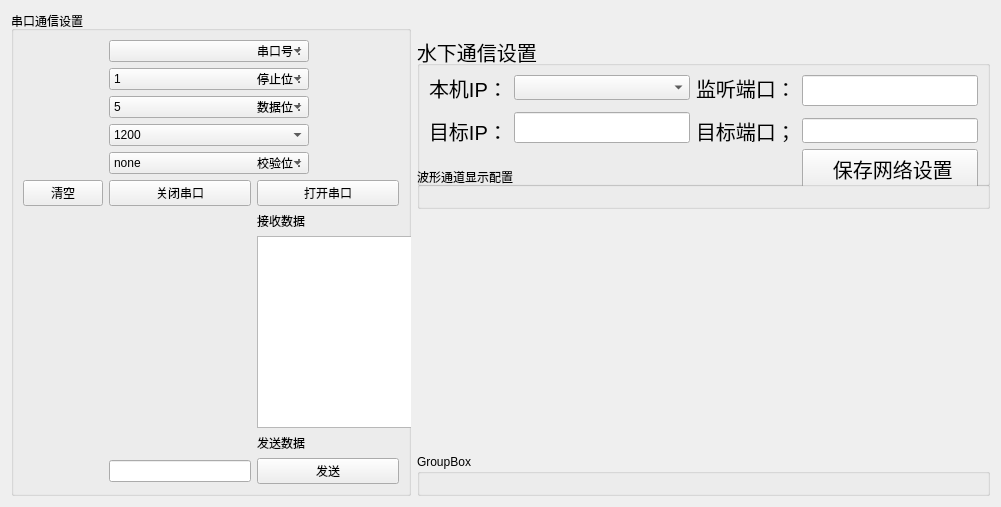
     <widget class="QWidget" name="tab_9">
      <attribute name="title">
       <string>系统设置</string>
      </attribute>
      <layout class="QGridLayout" name="gridLayout_4">
       <item row="7" column="1">
        <widget class="QGroupBox" name="groupBox_3">
         <property name="title">
          <string>GroupBox</string>
         </property>
        </widget>
       </item>
       <item row="0" column="1">
        <widget class="QGroupBox" name="send">
         <property name="minimumSize">
          <size>
           <width>0</width>
           <height>150</height>
          </size>
         </property>
         <property name="maximumSize">
          <size>
           <width>16777215</width>
           <height>100</height>
          </size>
         </property>
         <property name="font">
          <font>
           <pointsize>15</pointsize>
          </font>
         </property>
         <property name="layoutDirection">
          <enum>Qt::LeftToRight</enum>
         </property>
         <property name="title">
          <string>水下通信设置</string>
         </property>
         <layout class="QGridLayout" name="gridLayout_2">
          <item row="0" column="0">
           <widget class="QLabel" name="label">
            <property name="minimumSize">
             <size>
              <width>0</width>
              <height>0</height>
             </size>
            </property>
            <property name="text">
             <string>本机IP：</string>
            </property>
           </widget>
          </item>
          <item row="4" column="4">
           <widget class="QLineEdit" name="lineEdit_DestPort"/>
          </item>
          <item row="0" column="3">
           <widget class="QLabel" name="label_2">
            <property name="text">
             <string>监听端口：</string>
            </property>
           </widget>
          </item>
          <item row="5" column="4">
           <widget class="QPushButton" name="pbtSaveIP">
            <property name="minimumSize">
             <size>
              <width>0</width>
              <height>40</height>
             </size>
            </property>
            <property name="text">
             <string> 保存网络设置</string>
            </property>
           </widget>
          </item>
          <item row="0" column="4" rowspan="2">
           <widget class="QLineEdit" name="LineEditListening_Port"/>
          </item>
          <item row="4" column="3">
           <widget class="QLabel" name="labelDestPort">
            <property name="text">
             <string>目标端口；</string>
            </property>
           </widget>
          </item>
          <item row="4" column="0">
           <widget class="QLabel" name="label_DestIP">
            <property name="minimumSize">
             <size>
              <width>0</width>
              <height>0</height>
             </size>
            </property>
            <property name="text">
             <string>目标IP：</string>
            </property>
           </widget>
          </item>
          <item row="0" column="1" colspan="2">
           <widget class="QComboBox" name="cBox_IP_List"/>
          </item>
          <item row="3" column="1" rowspan="2" colspan="2">
           <widget class="QLineEdit" name="lineEdit_DestIP">
            <property name="minimumSize">
             <size>
              <width>150</width>
              <height>0</height>
             </size>
            </property>
           </widget>
          </item>
         </layout>
        </widget>
       </item>
       <item row="0" column="0" rowspan="8">
        <widget class="QGroupBox" name="groupBox">
         <property name="maximumSize">
          <size>
           <width>400</width>
           <height>16777215</height>
          </size>
         </property>
         <property name="title">
          <string>串口通信设置</string>
         </property>
         <layout class="QGridLayout" name="gridLayout">
          <item row="6" column="6">
           <widget class="QLabel" name="label_13">
            <property name="maximumSize">
             <size>
              <width>150</width>
              <height>16777215</height>
             </size>
            </property>
            <property name="text">
             <string>波特率：</string>
            </property>
           </widget>
          </item>
          <item row="13" column="6">
           <widget class="QPushButton" name="pushButton">
            <property name="text">
             <string>发送</string>
            </property>
           </widget>
          </item>
          <item row="8" column="6">
           <widget class="QPushButton" name="open">
            <property name="text">
             <string>打开串口</string>
            </property>
           </widget>
          </item>
          <item row="13" column="5">
           <widget class="QLineEdit" name="lineEdit"/>
          </item>
          <item row="7" column="5">
           <widget class="QComboBox" name="checkCb">
            <property name="minimumSize">
             <size>
              <width>200</width>
              <height>0</height>
             </size>
            </property>
            <property name="maximumSize">
             <size>
              <width>300</width>
              <height>16777215</height>
             </size>
            </property>
            <item>
             <property name="text">
              <string>none</string>
             </property>
            </item>
            <item>
             <property name="text">
              <string>Even</string>
             </property>
            </item>
            <item>
             <property name="text">
              <string>Odd</string>
             </property>
            </item>
            <item>
             <property name="text">
              <string>Space</string>
             </property>
            </item>
            <item>
             <property name="text">
              <string>Mark</string>
             </property>
            </item>
           </widget>
          </item>
          <item row="9" column="6">
           <widget class="QLabel" name="label_4">
            <property name="text">
             <string>接收数据</string>
            </property>
           </widget>
          </item>
          <item row="5" column="5">
           <widget class="QComboBox" name="dateCb">
            <property name="minimumSize">
             <size>
              <width>200</width>
              <height>0</height>
             </size>
            </property>
            <property name="maximumSize">
             <size>
              <width>300</width>
              <height>16777215</height>
             </size>
            </property>
            <property name="currentText">
             <string>5</string>
            </property>
            <item>
             <property name="text">
              <string>5</string>
             </property>
            </item>
            <item>
             <property name="text">
              <string>6</string>
             </property>
            </item>
            <item>
             <property name="text">
              <string>7</string>
             </property>
            </item>
            <item>
             <property name="text">
              <string>8</string>
             </property>
            </item>
           </widget>
          </item>
          <item row="10" column="6">
           <widget class="QTextBrowser" name="textBrowser">
            <property name="minimumSize">
             <size>
              <width>390</width>
              <height>0</height>
             </size>
            </property>
            <property name="maximumSize">
             <size>
              <width>390</width>
              <height>16777215</height>
             </size>
            </property>
           </widget>
          </item>
          <item row="0" column="5">
           <widget class="QComboBox" name="serialCb">
            <property name="minimumSize">
             <size>
              <width>200</width>
              <height>0</height>
             </size>
            </property>
            <property name="maximumSize">
             <size>
              <width>300</width>
              <height>16777215</height>
             </size>
            </property>
           </widget>
          </item>
          <item row="5" column="6">
           <widget class="QLabel" name="label_19">
            <property name="maximumSize">
             <size>
              <width>150</width>
              <height>16777215</height>
             </size>
            </property>
            <property name="text">
             <string>数据位：</string>
            </property>
           </widget>
          </item>
          <item row="8" column="4">
           <widget class="QPushButton" name="clear">
            <property name="text">
             <string>清空</string>
            </property>
           </widget>
          </item>
          <item row="1" column="5">
           <widget class="QComboBox" name="stopCb">
            <property name="minimumSize">
             <size>
              <width>200</width>
              <height>0</height>
             </size>
            </property>
            <property name="maximumSize">
             <size>
              <width>300</width>
              <height>16777215</height>
             </size>
            </property>
            <item>
             <property name="text">
              <string>1</string>
             </property>
            </item>
            <item>
             <property name="text">
              <string>1.5</string>
             </property>
            </item>
            <item>
             <property name="text">
              <string>2</string>
             </property>
            </item>
           </widget>
          </item>
          <item row="1" column="6">
           <widget class="QLabel" name="label_16">
            <property name="maximumSize">
             <size>
              <width>150</width>
              <height>16777215</height>
             </size>
            </property>
            <property name="text">
             <string>停止位：</string>
            </property>
           </widget>
          </item>
          <item row="6" column="5">
           <widget class="QComboBox" name="baundrateCb">
            <property name="minimumSize">
             <size>
              <width>200</width>
              <height>0</height>
             </size>
            </property>
            <property name="maximumSize">
             <size>
              <width>300</width>
              <height>16777215</height>
             </size>
            </property>
            <property name="currentText">
             <string>1200</string>
            </property>
            <item>
             <property name="text">
              <string>1200</string>
             </property>
            </item>
            <item>
             <property name="text">
              <string>2400</string>
             </property>
            </item>
            <item>
             <property name="text">
              <string>4800</string>
             </property>
            </item>
            <item>
             <property name="text">
              <string>9600</string>
             </property>
            </item>
            <item>
             <property name="text">
              <string>19200</string>
             </property>
            </item>
            <item>
             <property name="text">
              <string>38400</string>
             </property>
            </item>
            <item>
             <property name="text">
              <string>57600</string>
             </property>
            </item>
            <item>
             <property name="text">
              <string>115200</string>
             </property>
            </item>
           </widget>
          </item>
          <item row="0" column="6">
           <widget class="QLabel" name="label_14">
            <property name="maximumSize">
             <size>
              <width>150</width>
              <height>16777215</height>
             </size>
            </property>
            <property name="text">
             <string>串口号：</string>
            </property>
           </widget>
          </item>
          <item row="7" column="6">
           <widget class="QLabel" name="label_17">
            <property name="maximumSize">
             <size>
              <width>150</width>
              <height>16777215</height>
             </size>
            </property>
            <property name="text">
             <string>校验位：</string>
            </property>
           </widget>
          </item>
          <item row="8" column="5">
           <widget class="QPushButton" name="close">
            <property name="text">
             <string>关闭串口</string>
            </property>
           </widget>
          </item>
          <item row="11" column="6" rowspan="2">
           <widget class="QLabel" name="label_3">
            <property name="text">
             <string>发送数据</string>
            </property>
           </widget>
          </item>
         </layout>
        </widget>
       </item>
       <item row="1" column="1">
        <widget class="QGroupBox" name="groupBox_2">
         <property name="layoutDirection">
          <enum>Qt::LeftToRight</enum>
         </property>
         <property name="title">
          <string>波形通道显示配置</string>
         </property>
         <widget class="QPushButton" name="pushButton_2">
          <property name="geometry">
           <rect>
            <x>250</x>
            <y>180</y>
            <width>191</width>
            <height>40</height>
           </rect>
          </property>
          <property name="minimumSize">
           <size>
            <width>110</width>
            <height>40</height>
           </size>
          </property>
          <property name="maximumSize">
           <size>
            <width>200</width>
            <height>40</height>
           </size>
          </property>
          <property name="font">
           <font>
            <family>SimSun-ExtB</family>
            <pointsize>16</pointsize>
           </font>
          </property>
          <property name="text">
           <string>显示所有通道显示</string>
          </property>
         </widget>
         <widget class="QPushButton" name="pushButton_4">
          <property name="geometry">
           <rect>
            <x>460</x>
            <y>180</y>
            <width>191</width>
            <height>40</height>
           </rect>
          </property>
          <property name="minimumSize">
           <size>
            <width>95</width>
            <height>40</height>
           </size>
          </property>
          <property name="maximumSize">
           <size>
            <width>500</width>
            <height>500</height>
           </size>
          </property>
          <property name="font">
           <font>
            <family>SimSun-ExtB</family>
            <pointsize>16</pointsize>
           </font>
          </property>
          <property name="text">
           <string>关闭所有通道显示</string>
          </property>
         </widget>
         <widget class="QCheckBox" name="checkBox_7">
          <property name="geometry">
           <rect>
            <x>20</x>
            <y>110</y>
            <width>81</width>
            <height>40</height>
           </rect>
          </property>
          <property name="minimumSize">
           <size>
            <width>10</width>
            <height>10</height>
           </size>
          </property>
          <property name="maximumSize">
           <size>
            <width>200</width>
            <height>100</height>
           </size>
          </property>
          <property name="font">
           <font>
            <family>Times New Roman</family>
            <pointsize>20</pointsize>
           </font>
          </property>
          <property name="text">
           <string>CH7</string>
          </property>
          <property name="checked">
           <bool>true</bool>
          </property>
         </widget>
         <widget class="QCheckBox" name="checkBox_12">
          <property name="geometry">
           <rect>
            <x>600</x>
            <y>110</y>
            <width>100</width>
            <height>40</height>
           </rect>
          </property>
          <property name="minimumSize">
           <size>
            <width>10</width>
            <height>10</height>
           </size>
          </property>
          <property name="maximumSize">
           <size>
            <width>200</width>
            <height>100</height>
           </size>
          </property>
          <property name="font">
           <font>
            <family>Times New Roman</family>
            <pointsize>20</pointsize>
           </font>
          </property>
          <property name="text">
           <string>CH12</string>
          </property>
          <property name="checked">
           <bool>true</bool>
          </property>
         </widget>
         <widget class="QCheckBox" name="checkBox_8">
          <property name="geometry">
           <rect>
            <x>130</x>
            <y>110</y>
            <width>71</width>
            <height>40</height>
           </rect>
          </property>
          <property name="minimumSize">
           <size>
            <width>10</width>
            <height>10</height>
           </size>
          </property>
          <property name="maximumSize">
           <size>
            <width>200</width>
            <height>100</height>
           </size>
          </property>
          <property name="font">
           <font>
            <family>Times New Roman</family>
            <pointsize>20</pointsize>
           </font>
          </property>
          <property name="text">
           <string>CH8</string>
          </property>
          <property name="checked">
           <bool>true</bool>
          </property>
         </widget>
         <widget class="QCheckBox" name="checkBox_9">
          <property name="geometry">
           <rect>
            <x>240</x>
            <y>110</y>
            <width>81</width>
            <height>40</height>
           </rect>
          </property>
          <property name="minimumSize">
           <size>
            <width>10</width>
            <height>10</height>
           </size>
          </property>
          <property name="maximumSize">
           <size>
            <width>200</width>
            <height>100</height>
           </size>
          </property>
          <property name="font">
           <font>
            <family>Times New Roman</family>
            <pointsize>20</pointsize>
           </font>
          </property>
          <property name="text">
           <string>CH9</string>
          </property>
          <property name="checked">
           <bool>true</bool>
          </property>
         </widget>
         <widget class="QCheckBox" name="checkBox_10">
          <property name="geometry">
           <rect>
            <x>360</x>
            <y>110</y>
            <width>91</width>
            <height>40</height>
           </rect>
          </property>
          <property name="minimumSize">
           <size>
            <width>10</width>
            <height>10</height>
           </size>
          </property>
          <property name="maximumSize">
           <size>
            <width>200</width>
            <height>100</height>
           </size>
          </property>
          <property name="font">
           <font>
            <family>Times New Roman</family>
            <pointsize>20</pointsize>
           </font>
          </property>
          <property name="text">
           <string>CH10</string>
          </property>
          <property name="checked">
           <bool>true</bool>
          </property>
         </widget>
         <widget class="QCheckBox" name="checkBox_4">
          <property name="geometry">
           <rect>
            <x>360</x>
            <y>50</y>
            <width>70</width>
            <height>40</height>
           </rect>
          </property>
          <property name="minimumSize">
           <size>
            <width>60</width>
            <height>40</height>
           </size>
          </property>
          <property name="maximumSize">
           <size>
            <width>70</width>
            <height>40</height>
           </size>
          </property>
          <property name="font">
           <font>
            <family>Times New Roman</family>
            <pointsize>20</pointsize>
           </font>
          </property>
          <property name="text">
           <string>CH4</string>
          </property>
          <property name="checked">
           <bool>true</bool>
          </property>
         </widget>
         <widget class="QCheckBox" name="checkBox_2">
          <property name="geometry">
           <rect>
            <x>130</x>
            <y>50</y>
            <width>70</width>
            <height>40</height>
           </rect>
          </property>
          <property name="minimumSize">
           <size>
            <width>60</width>
            <height>40</height>
           </size>
          </property>
          <property name="maximumSize">
           <size>
            <width>70</width>
            <height>40</height>
           </size>
          </property>
          <property name="font">
           <font>
            <family>Times New Roman</family>
            <pointsize>20</pointsize>
           </font>
          </property>
          <property name="text">
           <string>CH2</string>
          </property>
          <property name="checked">
           <bool>true</bool>
          </property>
         </widget>
         <widget class="QCheckBox" name="checkBox_1">
          <property name="geometry">
           <rect>
            <x>20</x>
            <y>50</y>
            <width>70</width>
            <height>40</height>
           </rect>
          </property>
          <property name="minimumSize">
           <size>
            <width>60</width>
            <height>40</height>
           </size>
          </property>
          <property name="maximumSize">
           <size>
            <width>70</width>
            <height>40</height>
           </size>
          </property>
          <property name="font">
           <font>
            <family>Times New Roman</family>
            <pointsize>20</pointsize>
           </font>
          </property>
          <property name="text">
           <string>CH1</string>
          </property>
          <property name="checked">
           <bool>true</bool>
          </property>
         </widget>
         <widget class="QRadioButton" name="radioButton">
          <property name="geometry">
           <rect>
            <x>30</x>
            <y>180</y>
            <width>150</width>
            <height>40</height>
           </rect>
          </property>
          <property name="sizePolicy">
           <sizepolicy hsizetype="Maximum" vsizetype="Maximum">
            <horstretch>0</horstretch>
            <verstretch>0</verstretch>
           </sizepolicy>
          </property>
          <property name="minimumSize">
           <size>
            <width>150</width>
            <height>40</height>
           </size>
          </property>
          <property name="maximumSize">
           <size>
            <width>150</width>
            <height>40</height>
           </size>
          </property>
          <property name="font">
           <font>
            <family>Times New Roman</family>
            <pointsize>18</pointsize>
            <weight>50</weight>
            <bold>false</bold>
           </font>
          </property>
          <property name="text">
           <string> 全局缩放</string>
          </property>
         </widget>
         <widget class="QCheckBox" name="checkBox_3">
          <property name="geometry">
           <rect>
            <x>240</x>
            <y>50</y>
            <width>70</width>
            <height>40</height>
           </rect>
          </property>
          <property name="minimumSize">
           <size>
            <width>60</width>
            <height>40</height>
           </size>
          </property>
          <property name="maximumSize">
           <size>
            <width>70</width>
            <height>40</height>
           </size>
          </property>
          <property name="font">
           <font>
            <family>Times New Roman</family>
            <pointsize>20</pointsize>
           </font>
          </property>
          <property name="text">
           <string>CH3</string>
          </property>
          <property name="checked">
           <bool>true</bool>
          </property>
         </widget>
         <widget class="QCheckBox" name="checkBox_5">
          <property name="geometry">
           <rect>
            <x>470</x>
            <y>50</y>
            <width>70</width>
            <height>40</height>
           </rect>
          </property>
          <property name="minimumSize">
           <size>
            <width>60</width>
            <height>40</height>
           </size>
          </property>
          <property name="maximumSize">
           <size>
            <width>70</width>
            <height>40</height>
           </size>
          </property>
          <property name="font">
           <font>
            <family>Times New Roman</family>
            <pointsize>20</pointsize>
           </font>
          </property>
          <property name="text">
           <string>CH5</string>
          </property>
          <property name="checked">
           <bool>true</bool>
          </property>
         </widget>
         <widget class="QCheckBox" name="checkBox_11">
          <property name="geometry">
           <rect>
            <x>470</x>
            <y>110</y>
            <width>80</width>
            <height>40</height>
           </rect>
          </property>
          <property name="minimumSize">
           <size>
            <width>70</width>
            <height>40</height>
           </size>
          </property>
          <property name="maximumSize">
           <size>
            <width>100</width>
            <height>40</height>
           </size>
          </property>
          <property name="font">
           <font>
            <family>Times New Roman</family>
            <pointsize>20</pointsize>
           </font>
          </property>
          <property name="text">
           <string>CH11</string>
          </property>
          <property name="checked">
           <bool>true</bool>
          </property>
         </widget>
         <widget class="QCheckBox" name="checkBox_6">
          <property name="geometry">
           <rect>
            <x>600</x>
            <y>50</y>
            <width>100</width>
            <height>40</height>
           </rect>
          </property>
          <property name="minimumSize">
           <size>
            <width>10</width>
            <height>10</height>
           </size>
          </property>
          <property name="maximumSize">
           <size>
            <width>200</width>
            <height>100</height>
           </size>
          </property>
          <property name="font">
           <font>
            <family>Times New Roman</family>
            <pointsize>20</pointsize>
           </font>
          </property>
          <property name="text">
           <string>CH6</string>
          </property>
          <property name="checked">
           <bool>true</bool>
          </property>
         </widget>
        </widget>
       </item>
      </layout>
     </widget>
